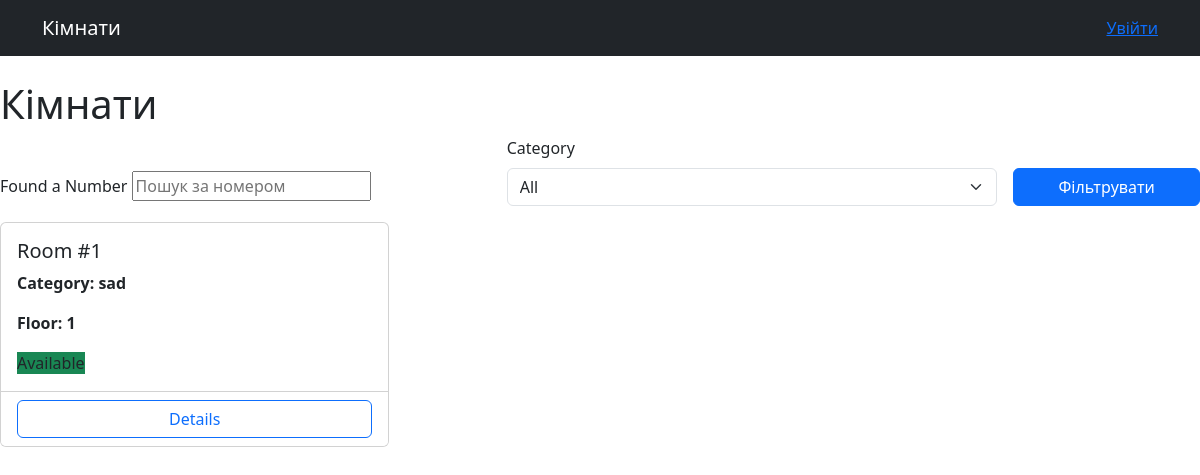
Before: / with the older database file.
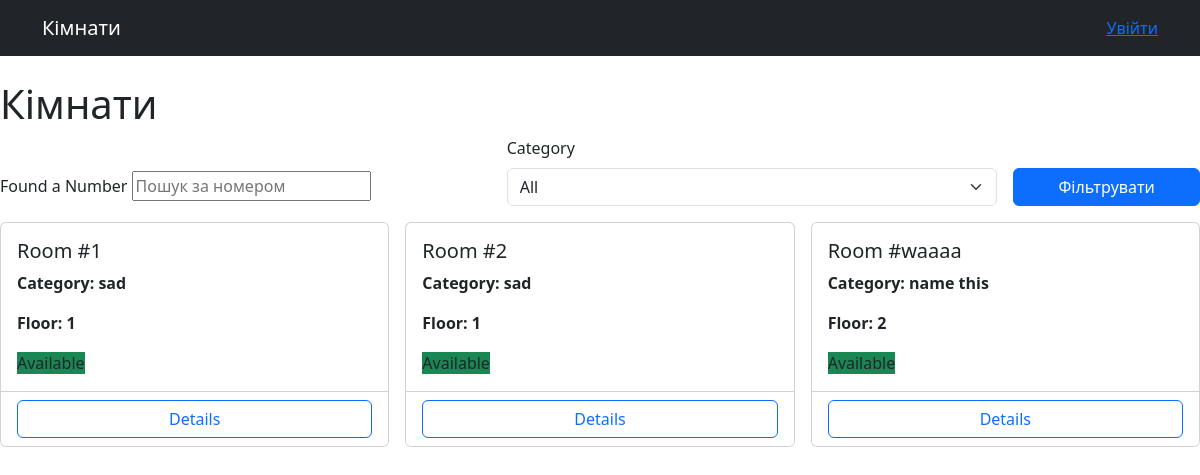
After: the same page with the newer database file.
### reserve_app/models.py (models this page shows, shortened)
class TimeStampedModel(models.Model):
    created_at = models.DateTimeField(auto_now_add=True, verbose_name="Створено")
    updated_at = models.DateTimeField(auto_now=True, verbose_name="Оновлено")
    class Meta:
        abstract = True

class Room(TimeStampedModel):
    number = models.CharField(max_length=10, unique=True, verbose_name="Номер кімнати")
    floor = models.PositiveSmallIntegerField(default=1, verbose_name="Поверх")
    category = models.ForeignKey(
        RoomCategory,
        on_delete=models.PROTECT,
        related_name="rooms",
        verbose_name="Категорія",
    )
    is_active = models.BooleanField(default=True, verbose_name="Доступна для бронювання")
    class Meta:
        db_table = "room"
        verbose_name = "Кімната"
        verbose_name_plural = "Кімнати"
        ordering = ["number"]
        indexes = [models.Index(fields=["category", "number"])]

class RoomCategory(TimeStampedModel):
    name = models.CharField(max_length=100, unique=True, verbose_name="Назва")
    capacity = models.PositiveSmallIntegerField(default=1, verbose_name="Місткість, осіб")
    price_per_night = models.DecimalField(max_digits=8, decimal_places=2, verbose_name="Ціна за ніч")
    description = models.TextField(blank=True, verbose_name="Опис")
    is_active = models.BooleanField(default=True, verbose_name="Активна")
    class Meta:
        db_table = "room_category"
        verbose_name = "Категорія кімнати"
        verbose_name_plural = "Категорії кімнат"
        ordering = ["name"]
        indexes = [models.Index(fields=["name"])]

### reserve_app/views.py (the view)
# urls.py: path('', views.room_list, name='room_list'),
def room_list(request):
    rooms = Room.objects.select_related('category').order_by('number')
    q = request.GET.get('q', '').strip()
    cat = request.GET.get('cat', '').strip()
    if q:
        rooms = rooms.filter(number__incontains = q)
    elif cat:
        rooms = rooms.filter(category_id = cat)
    categories = RoomCategory.objects.filter(is_active=True).order_by('name')
    ctx = {'rooms': rooms, 'categories': categories, 'q': q, 'cat': cat,}
    return render(request, 'reserve_app/room_list.html', ctx)

### templates/reserve_app/room_list.html (shortened to what this page needs)
{% extends "reserve_app/base.html" %}
{% block content %}
<h1>Кімнати</h1>
<form method="get" class="row gy-2 gx-3 align-items-end mb-3">
  <div class="col-sm-5">
    <label class="form-label">Found a Number</label>
    <input type="text" name="q" value="{{ q|default:'' }}" placeholder="Пошук за номером">
  </div>
  <div class="col-sm-5">
    <label class="form-label">Category</label>
    <select name="cat" class="form-select">
      <option value="">All</option>
    </select>
  </div>
  <div class='col-sm-2'>
    <button class="btn btn-primary w-100">Фільтрувати</button>
  </div>
</form>
<div class="row row-cols-1 row-cols-md-2 row-cols-lg-3 g-3">
  {% for r in rooms %}
    <div class="col">
      <div class="card h-100">
        <div class="card-body">
          <h5 class="card-title">
            Room #{{r.number}}
          </h5>
          <p class="card-text-mb1">
            <b>
              Category: {{r.category.name}}
            </b>
          </p>
          <p class="card-text-mb1">
            <b>
              Floor: {{r.floor}}
            </b>
          </p>
          <span class="bagde {% if r.is_active %}bg-success{% else %}bg-secondary{% endif %}">
            {% if r.is_active %}Available{% else %}Turned Off{% endif %}
          </span>
        </div>
        <div class="card-footer bg-white">
          <a class="btn btn-outline-primary w-100" href="{% url 'reserve_app:room_detail' r.pk %}">
            Details
          </a>
        </div>
      </div>
    </div>
  {% empty %}
  <p class="text-muted">
    Nothing have been founded
  </p>
  {% endfor %}
</div>
{%endblock%}

### templates/reserve_app/base.html (shortened to what this page needs)
{% load static %}
<!doctype html>
<html lang="uk">
<head>
  <link href="https://cdn.jsdelivr.net/npm/bootstrap@5.3.3/dist/css/bootstrap.min.css" rel="stylesheet">
  <link rel="stylesheet" href="{% static 'reserve_app/css/styles.css' %}">
</head>
<body>
  <nav class="navbar navbar-expand-lg navbar-dark bg-dark mb-4">
    <div class="container">
      <a class="navbar-brand" href="{% url 'reserve_app:room_list' %}">Кімнати</a>
        {% if request.user.is_authenticated %}
          <a class='nav-item' href="{% url 'reserve_app:my_bookings' %}">Мої бронювання</a>
          <span class="navbar-toggle">• {{ request.user.username }}</span>
      {% else %}
        <a class='nav-item' href="/admin/login/?next={{ request.path }}">Увійти</a>
      {% endif %}
    </div>
  </nav>
{% block content %}{% endblock %}
</body>
</html>

### static/reserve_app/styles.css (style rules this page uses)
body { scroll-behavior: smooth; }

Changed rows visible on the page:
added Room: number "2", category.name "sad", floor "1", is_active "Available"
added Room: number "waaaa", category.name "name this", floor "2", is_active "Available"
